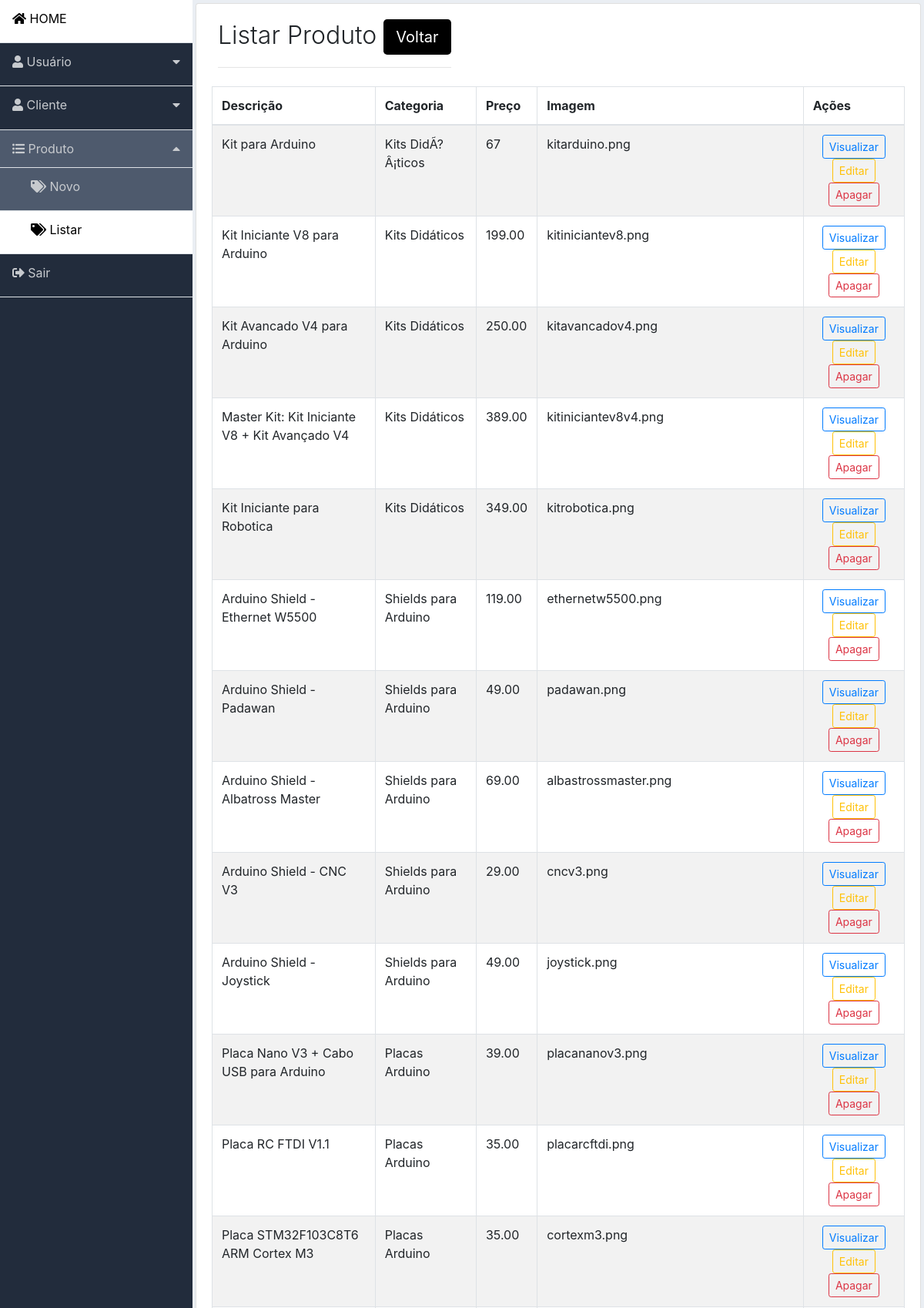
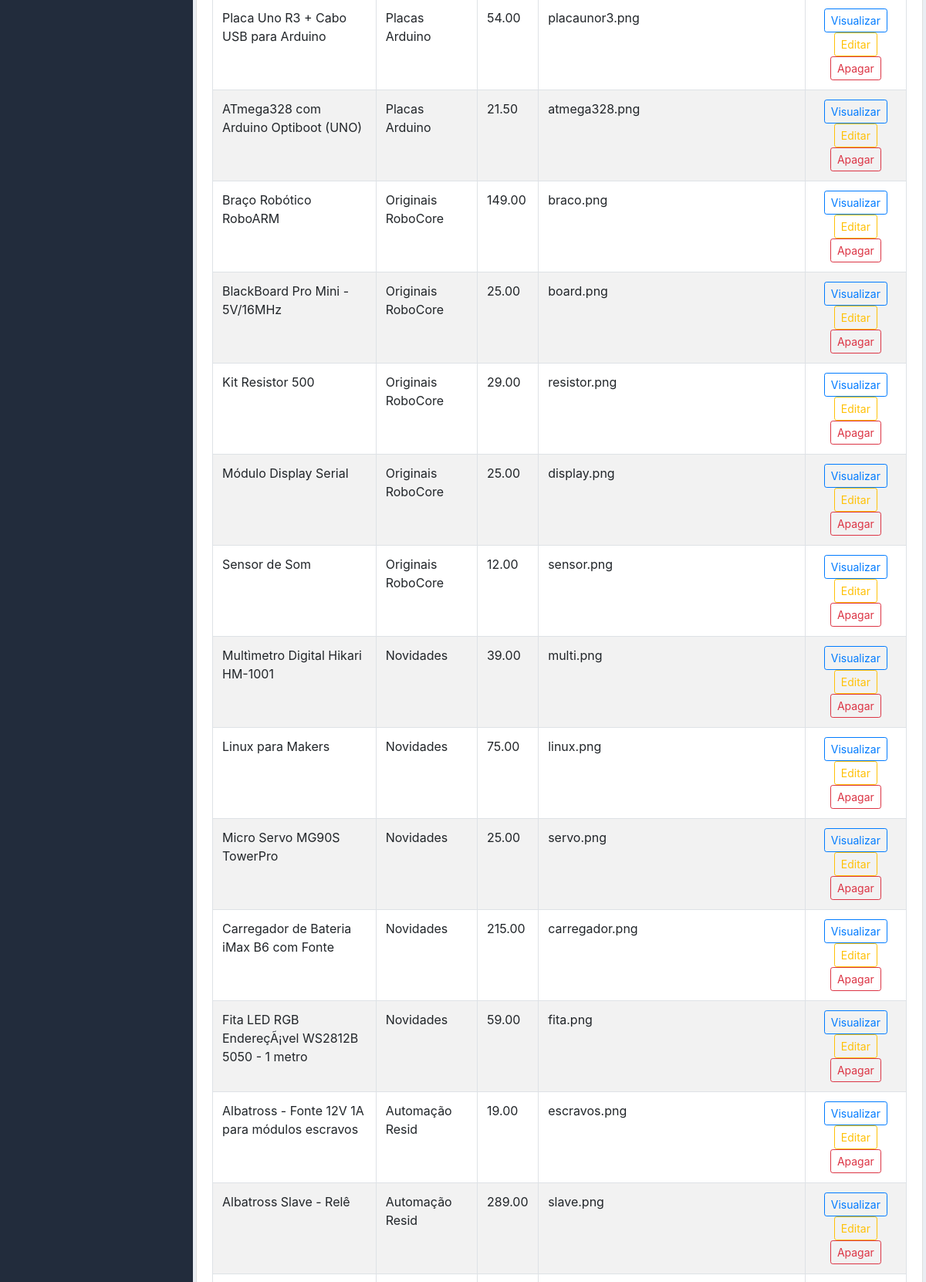
The page /produto_list.php (signed in, upper part) on the database its author committed (2 pictures, top to bottom).
### tables this page shows
CREATE TABLE `produto` (
  `id_produto` int(11) NOT NULL,
  `descricao` varchar(150) NOT NULL,
  `categoria` varchar(100) NOT NULL,
  `preco` varchar(12) NOT NULL,
  `imagem` varchar(200) NOT NULL
);

### produto_list.php (the view, shortened to what this page needs)
<?php
require('includes/header.php');
?>
<div class="content p-1">
    <div class="list-group-item">
        <div class="d-flex">
            <div class="mr-auto p-2">
                <h2 class="display-4 titulo">Listar Produto
                    <a href="./home.php" class="btn btn-info btn-lg" style="background-color: black; border:none"
                        role="button" aria-disabled="true">Voltar</a>
                </h2>
                <hr>
            </div>
        </div>
        <div class="table-responsive">
            <table class="table table-striped table-hover table-bordered ">
                <thead>
                    <tr>
                        <th>Descrição</th>
                        <th>Categoria</th>
                        <th>Preço</th>
                        <th>Imagem</th>
                        <th>Ações</th>
                    </tr>
                </thead>
                <tbody>
                    <?php
                    include_once 'conexao/conexao.php';
                    $sql = "SELECT * FROM `produto`";
                    $retorno = mysqli_query($conexao, $sql);
                    while ($array = mysqli_fetch_array($retorno, MYSQLI_ASSOC)) {
                        $id_produto = $array['id_produto'];
                        $descricao = $array['descricao'];
                        $categoria = $array['categoria'];
                        $preco = $array['preco'];
                        $imagem = $array['imagem'];
                    ?>
                    <tr>
                        <td><?= $descricao ?></td>
                        <td><?= $categoria ?></td>
                        <td><?= $preco ?></td>
                        <td><?= $imagem ?></td>
                        <td class="text-center">
                            <span class="d-none d-md-block">
                                <a href="produto_visualizar.php?id=<?= $id_produto ?>"
                                    class="btn btn-outline-primary btn-sm">Visualizar</a>
                                <a href="produto_editar.php?id=<?= $id_produto ?>"
                                    class="btn btn-outline-warning btn-sm">Editar</a>
                                <a href="produto_apagar.php?id=<?= $id_produto ?>" class="btn btn-outline-danger btn-sm"
                                    data-toggle="modal" data-target=" #apagarRegistro">Apagar</a>
                            </span>
                        </td>
                    </tr>
                    <?php
                    }
                    ?>
                </tbody>
            </table><br>
        </div>
    </div>
</div>
<?php
require('includes/footer.php');
?>

### css/dashboard.css (style rules this page uses)
body { background-color: #eaeef3; }
.content { width: 100%; }
.titulo { font-size: 2.0rem !important; }

### rows shown on the page
produto: descricao "Kit para Arduino", categoria "Kits DidÃ?Â¡ticos", preco "67", imagem "kitarduino.png"
produto: descricao "Kit Iniciante V8 para Arduino", categoria "Kits Didáticos", preco "199.00", imagem "kitiniciantev8.png"
produto: descricao "Kit Avancado V4 para Arduino", categoria "Kits Didáticos", preco "250.00", imagem "kitavancadov4.png"
produto: descricao "Master Kit: Kit Iniciante V8 + Kit Avançado V4", categoria "Kits Didáticos", preco "389.00", imagem "kitiniciantev8v4.png"
produto: descricao "Kit Iniciante para Robotica", categoria "Kits Didáticos", preco "349.00", imagem "kitrobotica.png"
produto: descricao "Arduino Shield - Ethernet W5500", categoria "Shields para Arduino", preco "119.00", imagem "ethernetw5500.png"
produto: descricao "Arduino Shield - Padawan", categoria "Shields para Arduino", preco "49.00", imagem "padawan.png"
produto: descricao "Arduino Shield - Albatross Master", categoria "Shields para Arduino", preco "69.00", imagem "albastrossmaster.png"
produto: descricao "Arduino Shield - CNC V3", categoria "Shields para Arduino", preco "29.00", imagem "cncv3.png"
produto: descricao "Arduino Shield - Joystick", categoria "Shields para Arduino", preco "49.00", imagem "joystick.png"
produto: descricao "Placa Nano V3 + Cabo USB para Arduino", categoria "Placas Arduino", preco "39.00", imagem "placananov3.png"
produto: descricao "Placa RC FTDI V1.1", categoria "Placas Arduino", preco "35.00", imagem "placarcftdi.png"
produto: descricao "Placa STM32F103C8T6 ARM Cortex M3", categoria "Placas Arduino", preco "35.00", imagem "cortexm3.png"
produto: descricao "Placa Uno R3 + Cabo USB para Arduino", categoria "Placas Arduino", preco "54.00", imagem "placaunor3.png"
produto: descricao "ATmega328 com Arduino Optiboot (UNO)", categoria "Placas Arduino", preco "21.50", imagem "atmega328.png"
produto: descricao "Braço Robótico RoboARM", categoria "Originais RoboCore", preco "149.00", imagem "braco.png"
produto: descricao "BlackBoard Pro Mini - 5V/16MHz", categoria "Originais RoboCore", preco "25.00", imagem "board.png"
produto: descricao "Kit Resistor 500", categoria "Originais RoboCore", preco "29.00", imagem "resistor.png"
produto: descricao "Módulo Display Serial", categoria "Originais RoboCore", preco "25.00", imagem "display.png"
produto: descricao "Sensor de Som", categoria "Originais RoboCore", preco "12.00", imagem "sensor.png"
produto: descricao "Multìmetro Digital Hikari HM-1001", categoria "Novidades", preco "39.00", imagem "multi.png"
produto: descricao "Linux para Makers", categoria "Novidades", preco "75.00", imagem "linux.png"
produto: descricao "Micro Servo MG90S TowerPro", categoria "Novidades", preco "25.00", imagem "servo.png"
produto: descricao "Carregador de Bateria iMax B6 com Fonte", categoria "Novidades", preco "215.00", imagem "carregador.png"
produto: descricao "Fita LED RGB EndereçÃ¡vel WS2812B 5050 - 1 metro", categoria "Novidades", preco "59.00", imagem "fita.png"
produto: descricao "Albatross - Fonte 12V 1A para módulos escravos", categoria "Automação Resid", preco "19.00", imagem "escravos.png"
produto: descricao "Albatross Slave - Relê", categoria "Automação Resid", preco "289.00", imagem "slave.png"
